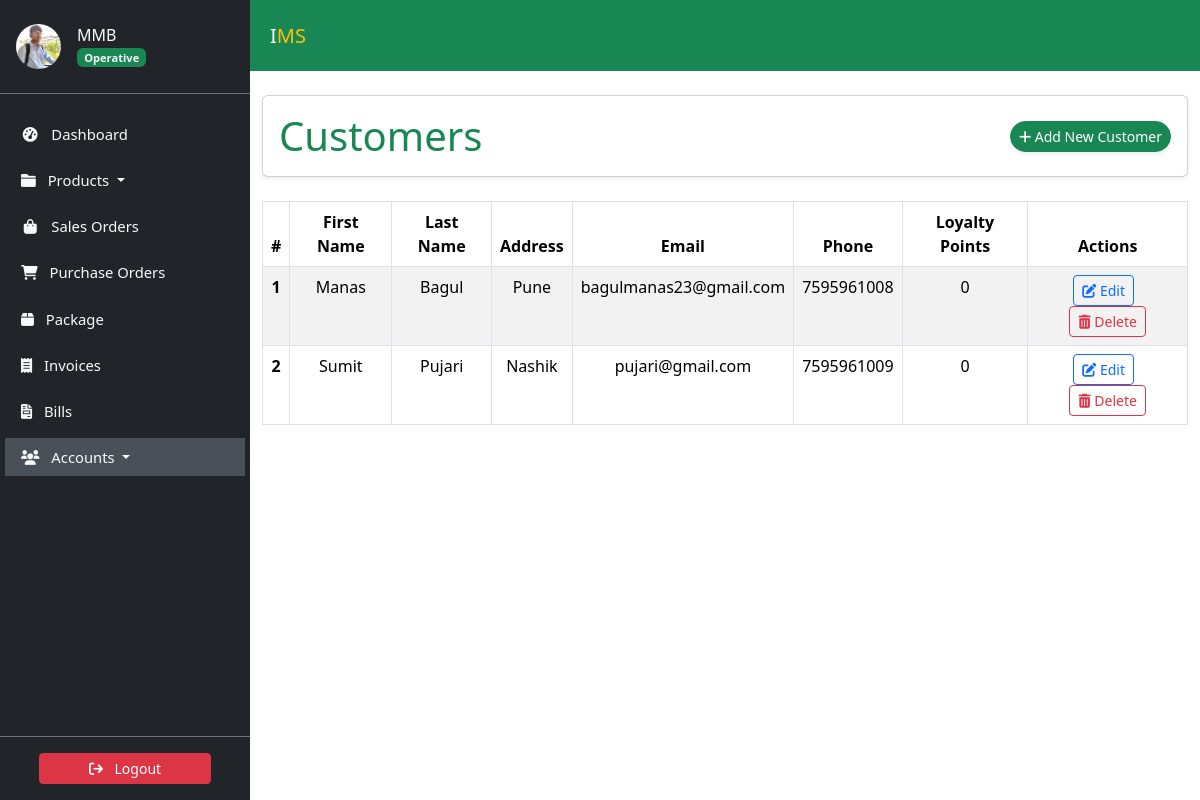
Screenshot of /staff/customers/ (signed in) with the database file from the repository.
### accounts/models.py (models this page shows, shortened)
class Profile(models.Model):
    user = models.OneToOneField(
        User, on_delete=models.CASCADE, verbose_name='User'
    )
    slug = AutoSlugField(
        unique=True,
        verbose_name='Account ID',
        populate_from='email'
    )
    profile_picture = ProcessedImageField(
        default='profile_pics/default.jpg',
        upload_to='profile_pics',
        format='JPEG',
        processors=[ResizeToFill(150, 150)],
        options={'quality': 100}
    )
    telephone = PhoneNumberField(
        null=True, blank=True, verbose_name='Telephone'
    )
    email = models.EmailField(
        max_length=150, blank=True, null=True, verbose_name='Email'
    )
    first_name = models.CharField(
        max_length=30, blank=True, verbose_name='First Name'
    )
    last_name = models.CharField(
        max_length=30, blank=True, verbose_name='Last Name'
    )
    status = models.CharField(
        choices=STATUS_CHOICES,
        max_length=12,
        default='INA',
        verbose_name='Status'
    )
    role = models.CharField(
        choices=ROLE_CHOICES,
        max_length=12,
        blank=True,
        null=True,
        verbose_name='Role'
    )
    class Meta:
        ordering = ['slug']
        verbose_name = 'Profile'
        verbose_name_plural = 'Profiles'

class Customer(models.Model):
    first_name = models.CharField(max_length=256)
    last_name = models.CharField(max_length=256, blank=True, null=True)
    address = models.TextField(max_length=256, blank=True, null=True)
    email = models.EmailField(max_length=256, blank=True, null=True)
    phone = models.CharField(max_length=30, blank=True, null=True)
    loyalty_points = models.IntegerField(default=0)
    class Meta:
        db_table = 'Customers'

### accounts/views.py (the view)
# urls.py: path('customers/', CustomerListView.as_view(), name='customer_list'),
class CustomerListView(LoginRequiredMixin, ListView):
    model = Customer
    template_name = 'accounts/customer_list.html'
    context_object_name = 'customers'

### accounts/templates/accounts/customer_list.html (shortened to what this page needs)
{% extends 'store/base.html' %}
{% block content %}
<div class="container my-4">
    <div class="card shadow-sm rounded p-3">
        <div class="row align-items-center">
            <div class="col-md-6">
                <h4 class="display-6 mb-0 text-success">Customers</h4>
            </div>
            <div class="col-md-6 d-flex justify-content-end gap-2">
                <a class="btn btn-success btn-sm rounded-pill shadow-sm" href="{% url 'customer_create' %}">
                    <i class="fa-solid fa-plus"></i> Add New Customer
                </a>
            </div>
        </div>
    </div>
</div>
<div class="container">
    <table class="table table-striped table-bordered">
        <thead class="thead-light">
            <tr>
                <th scope="col">#</th>
                <th scope="col">First Name</th>
                <th scope="col">Last Name</th>
                <th scope="col">Address</th>
                <th scope="col">Email</th>
                <th scope="col">Phone</th>
                <th scope="col">Loyalty Points</th>
                <th scope="col">Actions</th>
            </tr>
        </thead>
        <tbody>
            {% for customer in customers %}
            <tr>
                <th scope="row">{{ forloop.counter }}</th>
                <td>{{ customer.first_name }}</td>
                <td>{{ customer.last_name }}</td>
                <td>{{ customer.address }}</td>
                <td>{{ customer.email }}</td>
                <td>{{ customer.phone }}</td>
                <td>{{ customer.loyalty_points }}</td>
                <td>
                    <a href="{% url 'customer_update' customer.pk %}" class="btn btn-outline-primary btn-sm me-2">
                        <i class="fas fa-edit"></i> Edit
                    </a>
                    <a href="{% url 'customer_delete' customer.pk %}" class="btn btn-outline-danger btn-sm">
                        <i class="fas fa-trash-alt"></i> Delete
                    </a>
                </td>
            </tr>
            {% endfor %}
        </tbody>
    </table>
</div>
{% endblock %}

### store/templates/store/sidebar.html (shortened to what this page needs)
<link href="https://cdn.jsdelivr.net/npm/bootstrap@5.3.3/dist/css/bootstrap.min.css" rel="stylesheet">
<link href="https://cdnjs.cloudflare.com/ajax/libs/font-awesome/6.0.0-beta3/css/all.min.css" rel="stylesheet">
<aside class="sidebar position-fixed top-0 left-0 overflow-auto h-100 bg-dark text-light" id="show-side-navigation1">
    <div class="sidebar-header d-flex align-items-center px-3 py-4 border-bottom border-secondary">
        <a href="{% url 'user-profile' %}" class="d-flex align-items-center text-decoration-none text-light">
            <img class="rounded-circle img-fluid" id="sidebar-img" width="45" src="{{ request.user.profile.profile_picture.url }}" alt="Profile Picture" />
            <div class="ms-3">
                <h5 class="fs-6 mb-0">
                    {{ request.user.username }}{% if request.user.profile.role == 'AD' %} <i class="fa-solid fa-circle-check text-success"></i>{% endif %}
                </h5>
                <span class="badge bg-success text-light">
                    {% if request.user.profile.role == 'AD' %}
                        Admin
                    {% elif request.user.profile.role == 'EX' %}
                        Executive
                    {% else %}
                        Operative
                    {% endif %}
                </span>
            </div>
        </a>
    </div>
    <div class="nav-container">
        <ul class="nav flex-column mt-3">
            <li class="nav-item mb-2">
                <a class="nav-link text-light {% if request.resolver_match.url_name == 'dashboard' %}active{% endif %}" href="{% url 'dashboard' %}">
                    <i class="fa fa-tachometer-alt fa-fw me-2"></i> Dashboard
                </a>
            </li>
            <li class="nav-item mb-2 dropdown">
                <a class="nav-link text-light {% if request.resolver_match.url_name == 'productslist' %}active{% endif %} dropdown-toggle" href="#" id="productsDropdown" role="button" data-bs-toggle="dropdown" aria-expanded="false">
                    <i class="fa fa-folder me-2"></i> Products
                </a>
            </li>
            <li class="nav-item mb-2">
                <a class="nav-link text-light {% if request.resolver_match.url_name == 'saleslist' %}active{% endif %}" href="{% url 'saleslist' %}">
                    <i class="fa fa-shopping-bag fa-fw me-2"></i> Sales Orders
                </a>
            </li>
            <li class="nav-item mb-2">
                <a class="nav-link text-light {% if request.resolver_match.url_name == 'purchaseslist' %}active{% endif %}" href="{% url 'purchaseslist' %}">
                    <i class="fa fa-shopping-cart me-2"></i> Purchase Orders
                </a>
            </li>
            <li class="nav-item mb-2">
                <a class="nav-link text-light {% if request.resolver_match.url_name == 'deliveries' %}active{% endif %}" href="{% url 'deliveries' %}">
                    <i class="fa-solid fa-box me-2"></i> Package
                </a>
            </li>
            <li class="nav-item mb-2">
                <a class="nav-link text-light {% if request.resolver_match.url_name == 'invoicelist' %}active{% endif %}" href="{% url 'invoicelist' %}">
                    <i class="fa-solid fa-receipt me-2"></i> Invoices
                </a>
            </li>
            <li class="nav-item mb-2">
                <a class="nav-link text-light {% if request.resolver_match.url_name == 'bill_list' %}active{% endif %}" href="{% url 'bill_list' %}">
                    <i class="fa-solid fa-file-invoice me-2"></i> Bills
                </a>
            </li>
            <li class="nav-item mb-2 dropdown">
                <a class="nav-link text-light {% if request.resolver_match.url_name == 'profile_list' or request.resolver_match.url_name == 'customer_list' or request.resolver_match.url_name == 'vendor-list' %} active{% endif %} dropdown-toggle" href="#" id="accountsDropdown" role="button" data-bs-toggle="dropdown" aria-expanded="false">
                    <i class="fa fa-users me-2"></i> Accounts
                </a>
            </li>
        </ul>
    </div>
    <div class="sidebar-footer position-absolute bottom-0 w-100 text-center py-3 bg-dark border-top border-secondary">
        <form method="post" action="{% url 'user-logout' %}">
            <button type="submit" class="btn btn-danger btn-sm w-75">
                <i class="fa fa-sign-out me-2"></i> Logout
            </button>
        </form>
    </div>
</aside>

### static/css/style.css (style rules this page uses)
:root { --dk-gray-100: #f3f4f6; --dk-gray-200: #e5e7eb; --dk-gray-300: #d1d5db; --dk-gray-400: #9ca3af; --dk-gray-500: #6b7280; --dk-gray-600: #4b5563; --dk-gray-700: #374151; --dk-gray-800: #1f2937; --dk-gray-900: #111827; --dk-dark-bg: #313348; --dk-darker-bg: #2a2b3d; --navbar-bg-color: #6f6486; --sidebar-bg-color: #252636; --sidebar-width: 250px; --sidebar-expanded-width: 230px; --sidebar-collapsed-width: 100px; --sidebar-header-bg: #212529; --nav-link-color: #adb5bd; --nav-link-active-bg: #495057; --dropdown-menu-bg: #495057; --dropdown-item-color: #adb5bd; --dropdown-item-active-bg: #6c757d; --sidebar-separator-bg: #4caf50; --logo-separator-height: 60px; --sidebar-item-height: 50px; --submenu-item-height: 45px; }
* { margin: 0; padding: 0; box-sizing: border-box; }
body { font-family: "Inter", sans-serif; background-color: #fff; }
a { text-decoration: none; }
.sidebar { font-size: 0.925rem; background-color: var(--sidebar-bg-color); width: var(--sidebar-width); transition: width 0.3s ease-in-out; z-index: 9999999; }
.sidebar .sidebar-header { background-color: var(--sidebar-header-bg); border-bottom: 1px solid #2a2b3c; }
.sidebar ul > li > a { color: var(--dk-gray-400); text-decoration: none; }

### store/templates/store/sidebar.html (style rules this page uses)
.sidebar { width: 250px; background-color: #343a40; color: #fff; position: fixed; top: 0; bottom: 0; display: flex; flex-direction: column; }
.sidebar-header { background-color: #212529; }
.nav-container { flex: 1; overflow-y: auto; padding: 5px; }
.nav-link { color: #adb5bd; }
.nav-link.active { background-color: #495057; color: #fff; }
.sidebar-footer { background-color: #212529; text-align: center; padding: 10px; }

### accounts/templates/accounts/customer_list.html (style rules this page uses)
.table th, .table td { text-align: center; }

### rows the page displays
Customer: first_name "Manas", last_name "Bagul", address "Pune", email "bagulmanas23@gmail.com", phone "7595961008", loyalty_points "0"
Customer: first_name "Sumit", last_name "Pujari", address "Nashik", email "pujari@gmail.com", phone "7595961009", loyalty_points "0"

### other values shown
{{ request.user.username }} "MMB"
